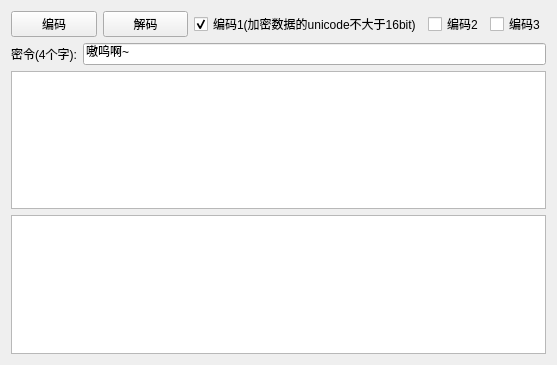
<?xml version="1.0" encoding="UTF-8"?>
<ui version="4.0">
 <class>ShouYinW</class>
 <widget class="QWidget" name="ShouYinW">
  <property name="geometry">
   <rect>
    <x>0</x>
    <y>0</y>
    <width>557</width>
    <height>365</height>
   </rect>
  </property>
  <property name="windowTitle">
   <string>Form</string>
  </property>
  <layout class="QVBoxLayout" name="verticalLayout">
   <item>
    <layout class="QHBoxLayout" name="horizontalLayout_3">
     <item>
      <layout class="QHBoxLayout" name="horizontalLayout">
       <item>
        <widget class="QPushButton" name="pushButton1">
         <property name="text">
          <string>编码</string>
         </property>
        </widget>
       </item>
       <item>
        <widget class="QPushButton" name="pushButton2">
         <property name="text">
          <string>解码</string>
         </property>
        </widget>
       </item>
      </layout>
     </item>
     <item>
      <layout class="QHBoxLayout" name="horizontalLayout_2">
       <item>
        <widget class="QCheckBox" name="checkBox1">
         <property name="text">
          <string>编码1(加密数据的unicode不大于16bit)</string>
         </property>
         <property name="checked">
          <bool>true</bool>
         </property>
        </widget>
       </item>
       <item>
        <widget class="QCheckBox" name="checkBox1_2">
         <property name="text">
          <string>编码2</string>
         </property>
        </widget>
       </item>
       <item>
        <widget class="QCheckBox" name="checkBox3">
         <property name="text">
          <string>编码3</string>
         </property>
        </widget>
       </item>
      </layout>
     </item>
    </layout>
   </item>
   <item>
    <layout class="QHBoxLayout" name="horizontalLayout_4">
     <item>
      <widget class="QLabel" name="label">
       <property name="text">
        <string>密令(4个字):</string>
       </property>
      </widget>
     </item>
     <item>
      <widget class="QLineEdit" name="lineEdit">
       <property name="text">
        <string>嗷呜啊~</string>
       </property>
      </widget>
     </item>
    </layout>
   </item>
   <item>
    <widget class="QTextEdit" name="textEditIn"/>
   </item>
   <item>
    <widget class="QTextEdit" name="textEditOut"/>
   </item>
  </layout>
 </widget>
 <resources/>
 <connections/>
</ui>
